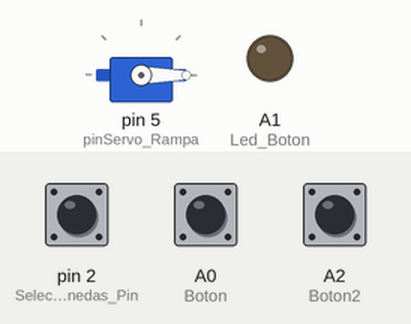
Bench run of a sketch on a simulated Arduino Mega 2560, built with avr-gcc and run on an emulated ATmega2560. Parts: servo, output pins drawn as LEDs (lit = HIGH). The test bench sets the inputs (shaded band); at power-on: pin 2 (Selector_Monedas_Pin) LOW, A0 (Boton) LOW, A2 (Boton2) LOW.

Above: at 1.2 s.
1.3 s: pin 2 (Selector_Monedas_Pin) pulled HIGH for 0.15 s
At 2.0 s:
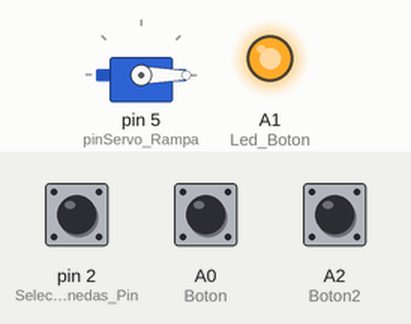
2.9 s: A0 (Boton) pulled HIGH for 0.15 s
At 3.2 s:
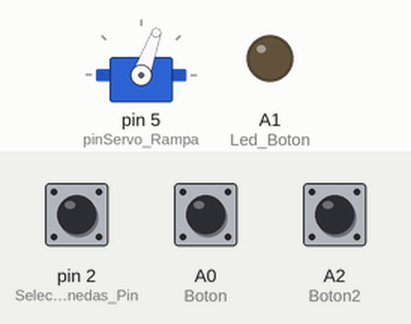
4.5 s: A2 (Boton2) pulled HIGH for 0.15 s
At 5.6 s:
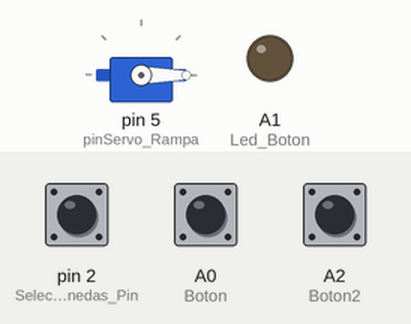
6.1 s: pin 2 (Selector_Monedas_Pin) pulled HIGH for 1 s
At 6.9 s:
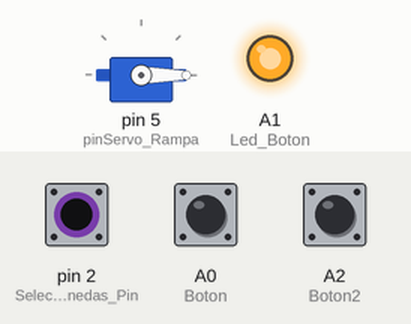
Timing chart, 0 to 9.1 s (numbered marks = the images above; inputs shaded):
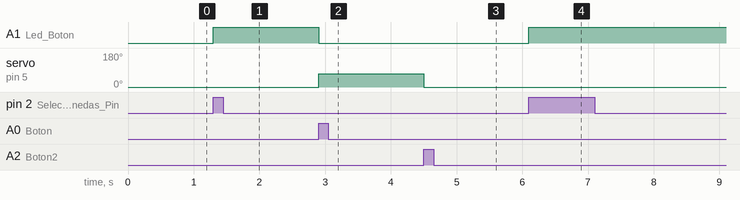

The sketch:

2.TestEstadoMonedero.ino
```cpp
#include <Servo.h>  //Control Servos
 //Pines para la Rampa Móvil, conexión con Arduino Mega y Servo(2) Librería Servo.h
    #define pinServo_Rampa 5

//Objetos Servomotores
Servo ServoRampa;

const int Selector_Monedas_Pin = 2;//pin al cual estara conectada la señal del monedero

int Lectura_Pin_Moneda;

int Contador_Monedas = 0;

const int Led_Boton = A1;//pin al cual estara conectado un led, para indicar cuando una moneda es aceptada.

//Pines para el boton con led
    #define Boton A0 // // Arduino Mega 12
    #define Boton2 A2 // // Arduino Mega 12

//Variable para el estado del boton de inicio
int estadoBoton, estadoBoton_ant;

//Variable para el estado del boton de inicio
int estadoBoton2, estadoBoton_ant2;

//Etapas de funcionamiento
int etapa = 0;

void setup() {
  // Inicializamos el puerto serial.
  Serial.begin(9600);

  //Interrupcion para el Selector de Monedas
  pinMode(Selector_Monedas_Pin, INPUT);
  attachInterrupt(digitalPinToInterrupt(Selector_Monedas_Pin), Selector_Monedas_Interrupt, RISING);

  //Asignamos el pin para el led como salida
  pinMode(Led_Boton, OUTPUT);
  pinMode(Boton2, INPUT);
  pinMode(Boton, INPUT);

  //pinMode(pinServo_Lineal, OUTPUT);
  pinMode(pinServo_Rampa, OUTPUT);

    //Al inicio del codigo los motores inician inactivos
  //ServoLineal.attach(pinServo_Lineal);
  ServoRampa.attach(pinServo_Rampa);
    //Al inicio del codigo los servomotores empiezane en cero
  ServoRampa.write(0);
}

void loop() {
    Leer_Boton();
//De acuerdo con la Tabla de Estados se tiene la siguiente lógica
  if (etapa == 0) {
    if (Contador_Monedas >= 1)
    {
      enciendeBoton();
      if (estadoBoton == 1) {
        Girar_ServoRampa();
        apagaBoton();
        etapa = 1;
        estadoBoton = 0;
      }
    }
  }

 if (etapa == 1) {
 if (estadoBoton2 == 1) {
        etapa = 0;
        estadoBoton2 = 0;
        Regresar_ServoRampa();
        Contador_Monedas--;
      }
  }
}

void Selector_Monedas_Interrupt() {

 Lectura_Pin_Moneda = digitalRead(Selector_Monedas_Pin);

  if (Lectura_Pin_Moneda == 1){
    Contador_Monedas++;
  }
}

void Girar_ServoRampa()
{
  ServoRampa.write(70);
}

void Regresar_ServoRampa()
{
  ServoRampa.write(0);
}

void Leer_Boton () {
  estadoBoton = digitalRead(Boton);
  estadoBoton_ant = estadoBoton;
  estadoBoton2 = digitalRead(Boton2);
  estadoBoton_ant2 = estadoBoton2;
}

void enciendeBoton()
{
  digitalWrite(Led_Boton, HIGH);
}

void apagaBoton()
{
  digitalWrite(Led_Boton, LOW);
}
```

Measured:
- after the input at 1.3 s, A1 (Led_Boton): LOW → HIGH at once
- after the input at 2.9 s, A1 (Led_Boton): HIGH → LOW at once; servo on pin 5 (pinServo_Rampa): 0° → 70° at once
- after the input at 4.5 s, servo on pin 5 (pinServo_Rampa): 70° → 0° at once
- after the input at 6.1 s, A1 (Led_Boton): LOW → HIGH at once
